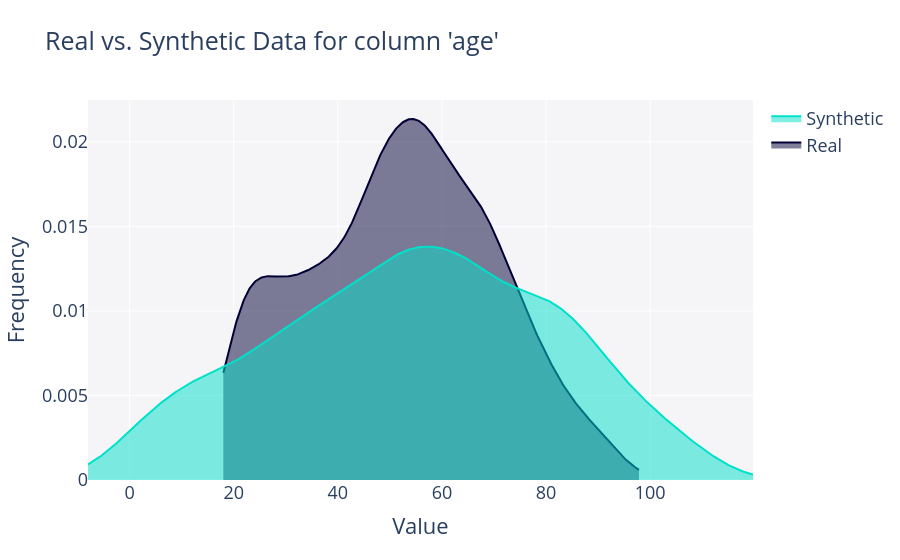
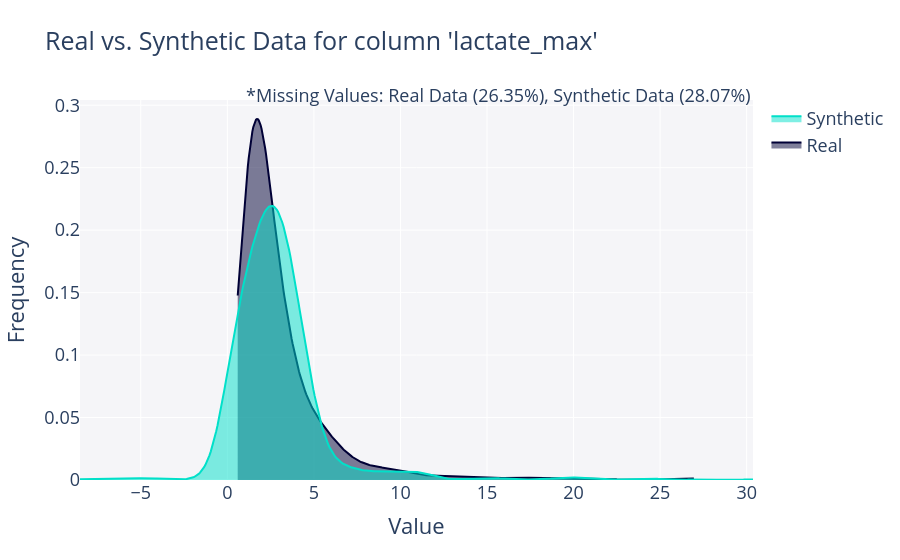
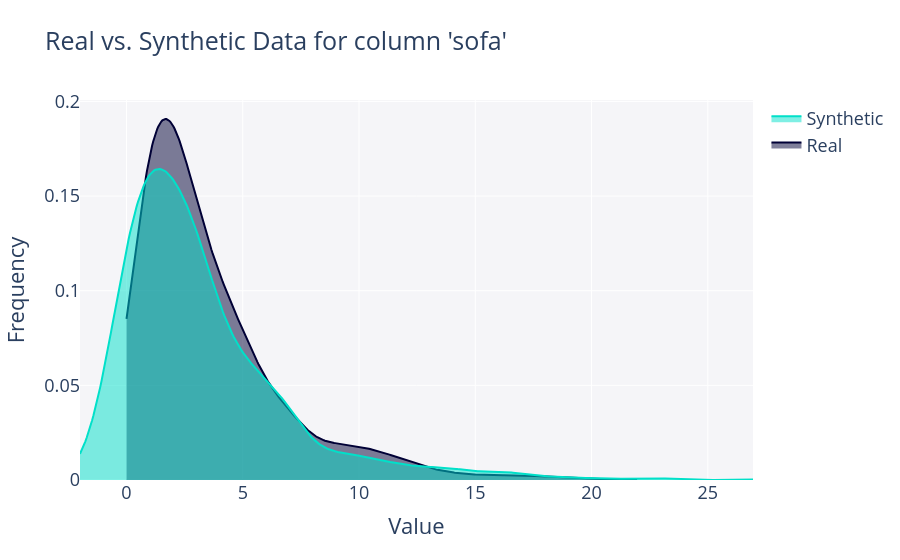
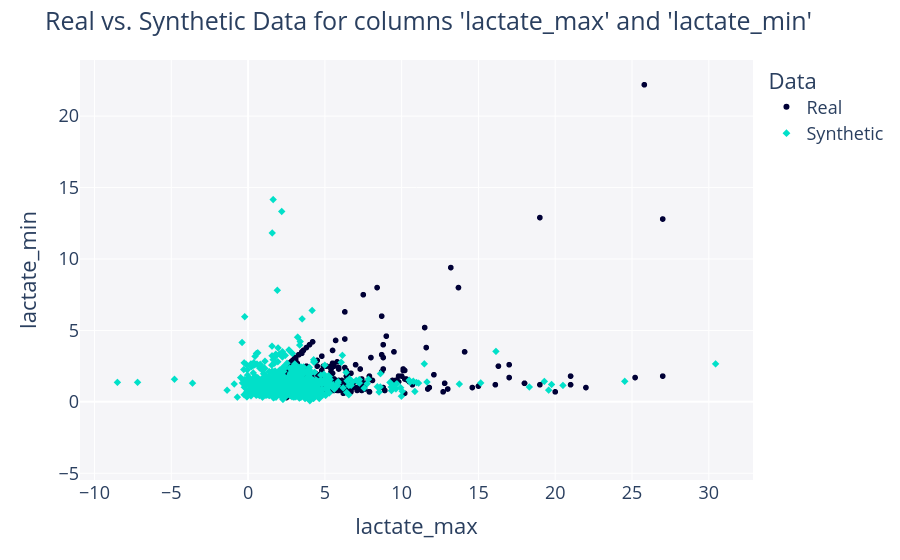

These figures' notebook cell, in order:
### Code cell
for col in ["age", "lactate_max", "sofa"]:
    try:
        save_column_plot(folder, real_data, syn_data_baseline, col)
    except Exception as e:
        print(f"Could not plot {col}: {e}")

save_column_pair_plot(folder, real_data, syn_data_baseline, ['lactate_max', 'lactate_min'])

### Figure 1 — Plotly figure (JSON) as saved in the notebook; plotly's stock layout.template omitted (floating-point values rounded to 4 significant figures; data arrays with more than 128 entries replaced by an {"elided": "..."} marker saying what was removed)
{"data": [{"fill": "tozeroy", "hovertemplate": "<b>Real</b><br>Frequency: %{y}<extra></extra>", "legendgroup": "Real", "marker": {"color": "#000036"}, "mode": "lines", "name": "Real", "showlegend": true, "type": "scatter", "x": {"elided": "500 float values"}, "xaxis": "x", "y": {"elided": "500 float values"}, "yaxis": "y"}, {"fill": "tozeroy", "hovertemplate": "<b>Synthetic</b><br>Frequency: %{y}<extra></extra>", "legendgroup": "Synthetic", "marker": {"color": "#01E0C9"}, "mode": "lines", "name": "Synthetic", "showlegend": true, "type": "scatter", "x": {"elided": "500 float values"}, "xaxis": "x", "y": {"elided": "500 float values"}, "yaxis": "y"}], "layout": {"barmode": "overlay", "font": {"size": 18}, "hovermode": "closest", "legend": {"traceorder": "reversed"}, "plot_bgcolor": "#F5F5F8", "title": {"text": "Real vs. Synthetic Data for column 'age'"}, "xaxis": {"anchor": "y2", "domain": [0, 1], "title": {"text": "Value"}, "zeroline": false}, "yaxis": {"anchor": "free", "domain": [0, 1], "position": 0, "title": {"text": "Frequency"}}}}

### Figure 2 — Plotly figure (JSON) as saved in the notebook; plotly's stock layout.template omitted (floating-point values rounded to 4 significant figures; data arrays with more than 128 entries replaced by an {"elided": "..."} marker saying what was removed)
{"data": [{"fill": "tozeroy", "hovertemplate": "<b>Real</b><br>Frequency: %{y}<extra></extra>", "legendgroup": "Real", "marker": {"color": "#000036"}, "mode": "lines", "name": "Real", "showlegend": true, "type": "scatter", "x": {"elided": "500 float values"}, "xaxis": "x", "y": {"elided": "500 float values"}, "yaxis": "y"}, {"fill": "tozeroy", "hovertemplate": "<b>Synthetic</b><br>Frequency: %{y}<extra></extra>", "legendgroup": "Synthetic", "marker": {"color": "#01E0C9"}, "mode": "lines", "name": "Synthetic", "showlegend": true, "type": "scatter", "x": {"elided": "500 float values"}, "xaxis": "x", "y": {"elided": "500 float values"}, "yaxis": "y"}], "layout": {"annotations": [{"showarrow": false, "text": "*Missing Values: Real Data (26.35%), Synthetic Data (28.07%)", "x": 1, "xref": "paper", "y": 1.05, "yref": "paper"}], "barmode": "overlay", "font": {"size": 18}, "hovermode": "closest", "legend": {"traceorder": "reversed"}, "plot_bgcolor": "#F5F5F8", "title": {"text": "Real vs. Synthetic Data for column 'lactate_max'"}, "xaxis": {"anchor": "y2", "domain": [0, 1], "title": {"text": "Value"}, "zeroline": false}, "yaxis": {"anchor": "free", "domain": [0, 1], "position": 0, "title": {"text": "Frequency"}}}}

### Figure 3 — Plotly figure (JSON) as saved in the notebook; plotly's stock layout.template omitted (floating-point values rounded to 4 significant figures; data arrays with more than 128 entries replaced by an {"elided": "..."} marker saying what was removed)
{"data": [{"fill": "tozeroy", "hovertemplate": "<b>Real</b><br>Frequency: %{y}<extra></extra>", "legendgroup": "Real", "marker": {"color": "#000036"}, "mode": "lines", "name": "Real", "showlegend": true, "type": "scatter", "x": {"elided": "500 float values"}, "xaxis": "x", "y": {"elided": "500 float values"}, "yaxis": "y"}, {"fill": "tozeroy", "hovertemplate": "<b>Synthetic</b><br>Frequency: %{y}<extra></extra>", "legendgroup": "Synthetic", "marker": {"color": "#01E0C9"}, "mode": "lines", "name": "Synthetic", "showlegend": true, "type": "scatter", "x": {"elided": "500 float values"}, "xaxis": "x", "y": {"elided": "500 float values"}, "yaxis": "y"}], "layout": {"barmode": "overlay", "font": {"size": 18}, "hovermode": "closest", "legend": {"traceorder": "reversed"}, "plot_bgcolor": "#F5F5F8", "title": {"text": "Real vs. Synthetic Data for column 'sofa'"}, "xaxis": {"anchor": "y2", "domain": [0, 1], "title": {"text": "Value"}, "zeroline": false}, "yaxis": {"anchor": "free", "domain": [0, 1], "position": 0, "title": {"text": "Frequency"}}}}

### Figure 4 — Plotly figure (JSON) as saved in the notebook; plotly's stock layout.template omitted (floating-point values rounded to 4 significant figures; data arrays with more than 128 entries replaced by an {"elided": "..."} marker saying what was removed)
{"data": [{"hovertemplate": "Data=Real<br>lactate_max=%{x}<br>lactate_min=%{y}<extra></extra>", "legendgroup": "Real", "marker": {"color": "#000036", "symbol": "circle"}, "mode": "markers", "name": "Real", "showlegend": true, "type": "scattergl", "x": {"elided": "1571 float values"}, "xaxis": "x", "y": {"elided": "1571 float values"}, "yaxis": "y"}, {"hovertemplate": "Data=Synthetic<br>lactate_max=%{x}<br>lactate_min=%{y}<extra></extra>", "legendgroup": "Synthetic", "marker": {"color": "#01E0C9", "symbol": "diamond"}, "mode": "markers", "name": "Synthetic", "showlegend": true, "type": "scattergl", "x": {"elided": "1571 float values"}, "xaxis": "x", "y": {"elided": "1571 float values"}, "yaxis": "y"}], "layout": {"font": {"size": 18}, "legend": {"title": {"text": "Data"}, "tracegroupgap": 0}, "margin": {"t": 60}, "plot_bgcolor": "#F5F5F8", "title": {"text": "Real vs. Synthetic Data for columns 'lactate_max' and 'lactate_min'"}, "xaxis": {"anchor": "y", "domain": [0, 1], "title": {"text": "lactate_max"}}, "yaxis": {"anchor": "x", "domain": [0, 1], "title": {"text": "lactate_min"}}}}
